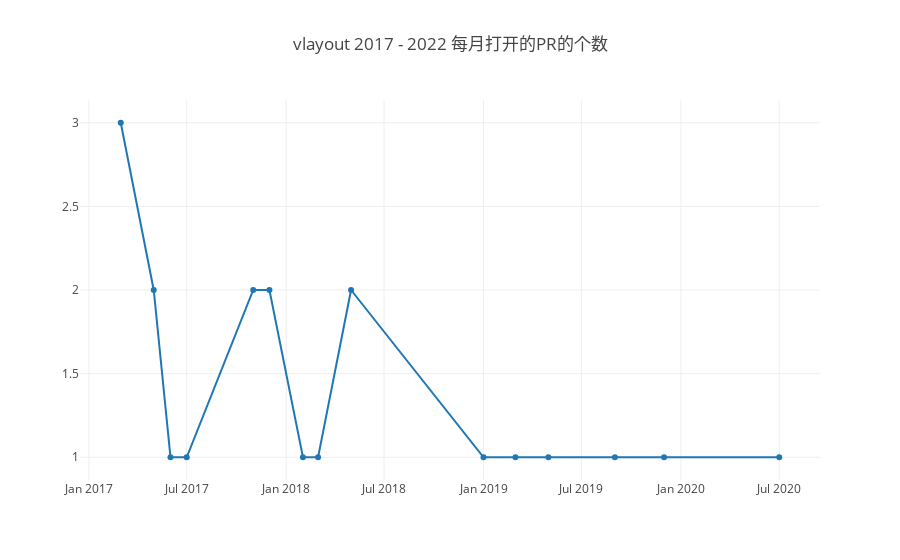

Notebook cell for this chart:
### Markdown cell above
### 3.1 每月打开的PR个数

### Code cell
var startYear = 2017, endYear = 2022;
var years = [];
for (var y = startYear; y <= endYear; y++) years.push(y);
Promise.all(
    years.map(year => { return openDigger.driver.clickhouse.query(`
    select formatDateTime(created_at, '%Y-%m') as m, count(*) as cnt
    from github_log.year${year} 
    where repo_name = 'alibaba/vlayout'
    and type='PullRequestEvent'
    and action= 'opened'
    group by formatDateTime(created_at, '%Y-%m')
    order by formatDateTime(created_at, '%Y-%m')
    `)})
).then(
    data => {
    // console.log(data);
    data1 = data.reduce(function (a, b) { return a.concat(b)} );
    console.log(data1)
    openDigger.render.plotly([
        {y: data1.map(d => d.cnt), x: data1.map(d=>d.m), mode: 'lines+markers', name: 'activity'}
    ], {title: `vlayout ${startYear} - ${endYear} 每月打开的PR的个数`});  
})

### Figure 1 — Plotly figure (JSON) as saved in the notebook; plotly's stock layout.template omitted (floating-point values rounded to 4 significant figures)
{"data": [{"mode": "lines+markers", "name": "activity", "x": ["2017-03", "2017-05", "2017-06", "2017-07", "2017-11", "2017-12", "2018-02", "2018-03", "2018-05", "2019-01", "2019-03", "2019-05", "2019-09", "2019-12", "2020-07"], "y": ["3", "2", "1", "1", "2", "2", "1", "1", "2", "1", "1", "1", "1", "1", "1"]}], "layout": {"autosize": true, "title": {"text": "vlayout 2017 - 2022 每月打开的PR的个数"}, "xaxis": {"autorange": true, "range": ["2016-12-17 05:09:52.4051", "2020-09-12 18:50:07.5949"], "type": "date"}, "yaxis": {"autorange": true, "range": [0.835, 3.165], "type": "linear"}}}
